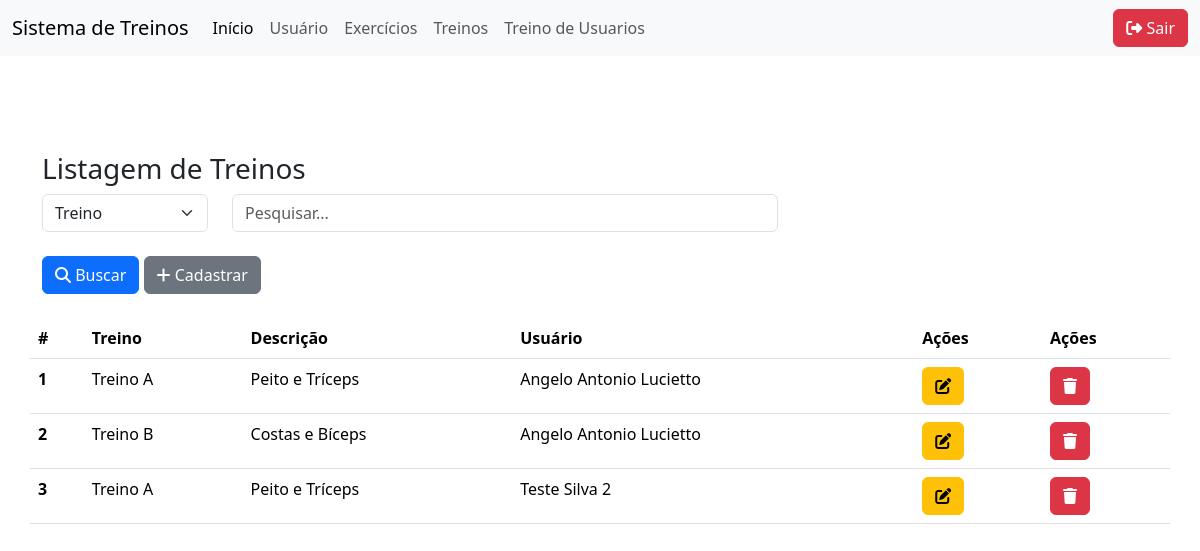
/treino/TreinoList.php, run on an earlier commit of the app's database.
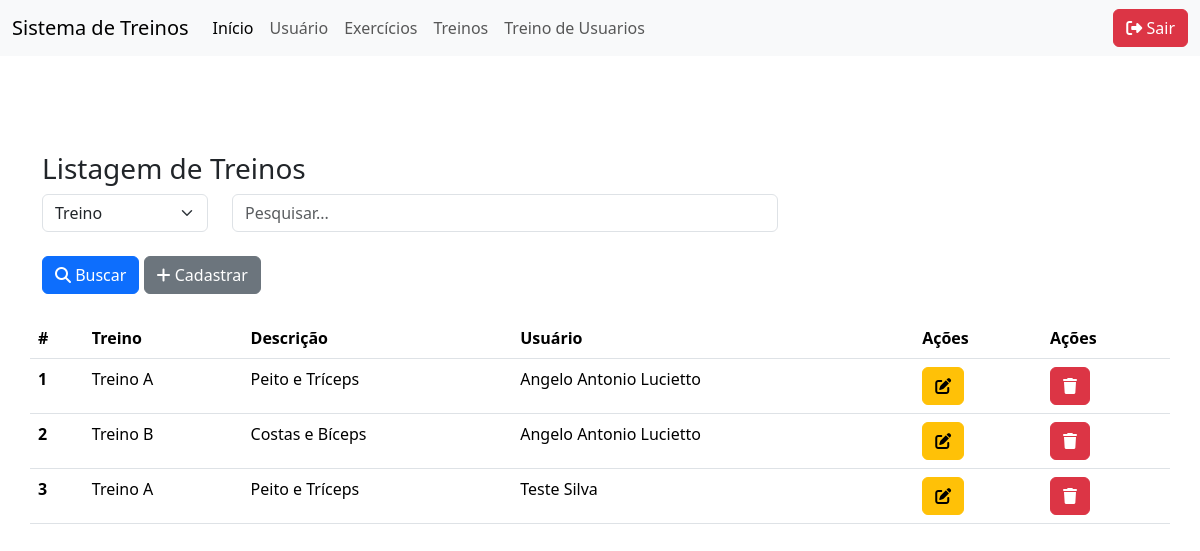
And on a later commit of the database.
### tables this page shows
CREATE TABLE IF NOT EXISTS `treino` (
  `id` int NOT NULL AUTO_INCREMENT,
  `nome` varchar(100) DEFAULT NULL,
  `descricao` text,
  `usuario_id` int unsigned DEFAULT NULL,
  PRIMARY KEY (`id`)
);

CREATE TABLE IF NOT EXISTS `usuario` (
  `id` int NOT NULL AUTO_INCREMENT,
  `nome` varchar(100) DEFAULT NULL,
  `senha` varchar(150) NOT NULL DEFAULT '0',
  `cpf` varchar(50) DEFAULT NULL,
  `telefone` varchar(50) DEFAULT NULL,
  `email` varchar(50) DEFAULT NULL,
  `cargo` enum('aluno','professor') DEFAULT NULL,
  PRIMARY KEY (`id`)
);

### db.class.php (called while the page is built, shortened)
<?php
class db {
    private $host = "localhost";
    private $user = "root";
    private $password = "";
    private $dbname ="bancotrabalhopweb1";
    private $table_name;
    public function __construct($table_name){
        $this->table_name = $table_name;
        return $this->conn();
    }
    function conn(){
        try{
            $conn = new PDO(
                "mysql:host=$this->host;dbname=$this->dbname",
                $this->user,
                $this->password,
                [
                    PDO::ATTR_ERRMODE,
                    PDO::ERRMODE_EXCEPTION,
                    PDO::MYSQL_ATTR_INIT_COMMAND =>"SET NAMES utf8"
                ]
            );
            return $conn;
        } catch(PDOException $e){
            echo "Erro: ". $e->getMessage();
        }
    }
    public function all(){
        $conn = $this->conn();
        $sql = "SELECT * FROM $this->table_name";
        $st = $conn->prepare( $sql);
        $st->execute();
        return $st->fetchAll(PDO::FETCH_CLASS);
    }
    public function find($id){
        $conn = $this->conn();
        $sql = "SELECT * FROM $this->table_name WHERE id = ?";
        $st = $conn->prepare( $sql);
        $st->execute([$id]);
        return $st->fetchObject();
    }
}

### treino/TreinoList.php (the view, shortened to what this page needs)
<?php
    include "../db.class.php";
    include_once "../header.php";
    $db = new db('treino');
    if (!empty($_POST)) {
        $dados = $db->search($_POST);
    } else {
        $dados = $db->all();
    }
?>
<body>
    <div class="container mt-5">
        <div class="row">
            <h3>Listagem de Treinos</h3>
            <form action="./TreinoList.php" method="post">
                <div class="row">
                    <div class="col-md-2">
                        <select name="tipo" class="form-select">
                            <option value="nome">Treino</option>
                        </select>
                    </div>
                    <div class="col-md-6">
                        <input type="text" name="valor" placeholder="Pesquisar..." class="form-control">
                    </div>
                </div>
                <div class="row">
                    <div class="col mt-4">
                        <button type="submit" class="btn btn-primary"><i class="fa-solid fa-magnifying-glass"></i> Buscar</button>
                        <a href="./TreinoForm.php" class="btn btn-secondary"><i class="fa-solid fa-plus"></i> Cadastrar</a>
                    </div>
                </div>
            </form>
        </div>
        <div class="row mt-4">
            <table class="table table-hover">
                <thead>
                    <tr>
                        <th>#</th>
                        <th>Treino</th>
                        <th>Descrição</th>
                        <th>Usuário</th>
                        <th>Ações</th>
                        <th>Ações</th>
                    </tr>
                </thead>
                <tbody>
                    <?php
                        $dbUsuario = new db('usuario');
                        foreach ($dados as $item) {
                            $usuario = $dbUsuario->find($item->usuario_id);
                            $nomeUsuario = $usuario ? $usuario->nome : 'Usuário não encontrado';
                            echo "
                            <tr>
                                <th scope='row'>{$item->id}</th>
                                <td>{$item->nome}</td>
                                <td>{$item->descricao}</td>
                                <td>{$nomeUsuario}</td>
                                <td><a class='btn btn-warning' title='Editar' href='./TreinoForm.php?id={$item->id}'><i class='fa-solid fa-pen-to-square'></i></a></td>
                                <td>
                                    <a class='btn btn-danger' title='Excluir'
                                        onclick='return confirm(\"Deseja excluir este treino?\")'
                                        href='./TreinoList.php?id={$item->id}'><i class='fa-solid fa-trash'></i></a>
                                </td>
                            </tr>
                            ";
                        }
                    ?>
                </tbody>
            </table>
        </div>
    </div>
<?php include_once "../footer.php"; ?>

What changed in the data, as far as the page shows it:
changed through a linked row, treino id 3: usuario.nome "Teste Silva 2" → "Teste Silva"
